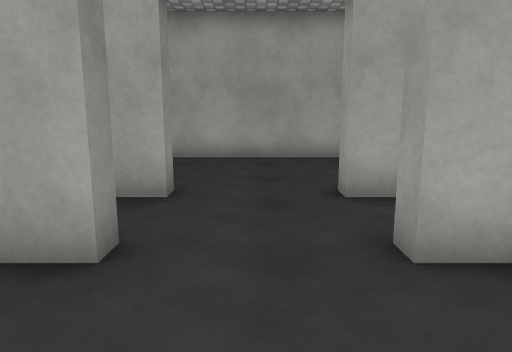
[1] (above)

16 first-person views from a walk through a scene from a Unity 3-D project. The camera is 1.3 m above the floor, tilts 10° down and sees 70° across. The floor is counted in squares, 1 m on a side. Each view is taken from the middle of a square. On the plan, view 1 faces up. The plan holds only what a view shows up to about 15 squares ahead; the rest is blank. The place goes on beyond the plan. Door leaves are left out, so doorways stand open. Some surface patterns are stand-ins.

[2]
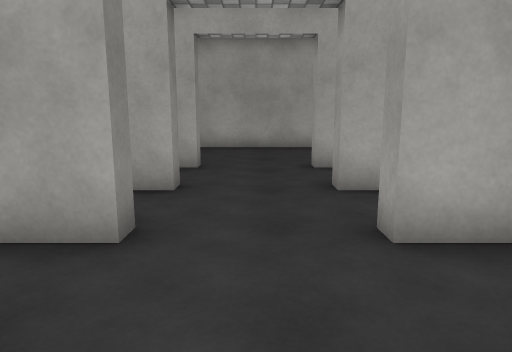

[3]
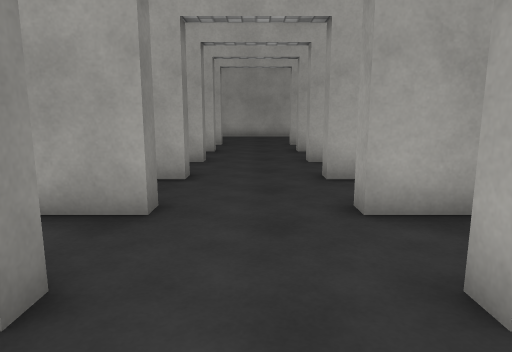

[4]
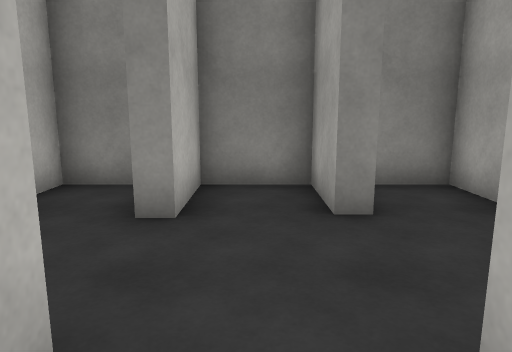

[5]
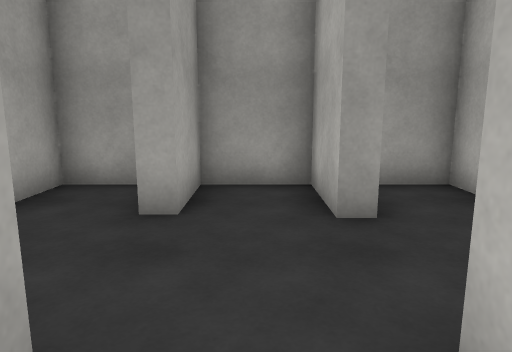

[6]
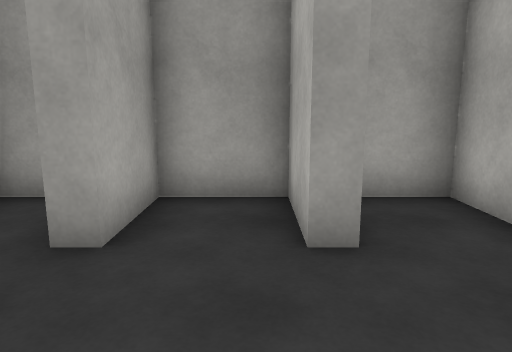

[7]
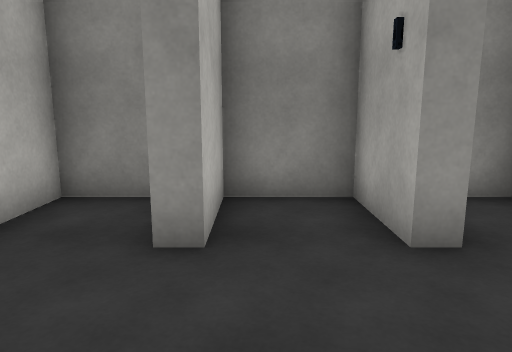

[8]
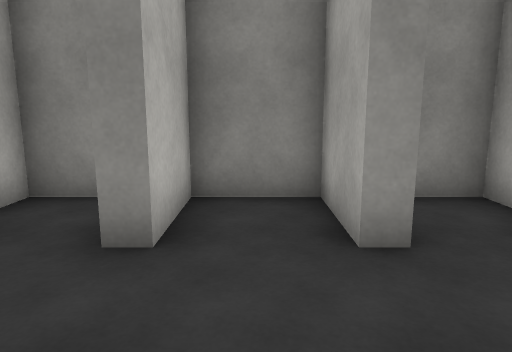

[9]
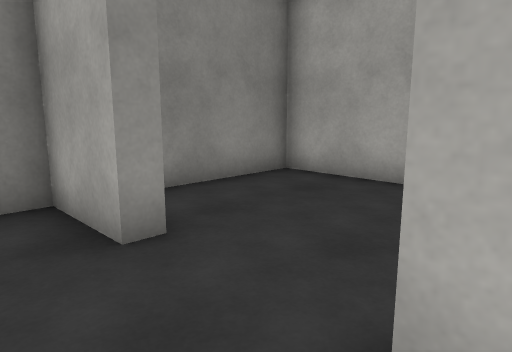

[10]
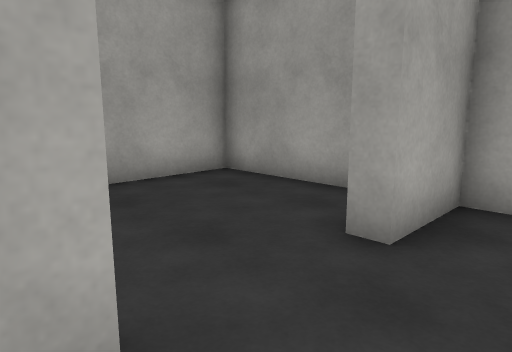

[11]
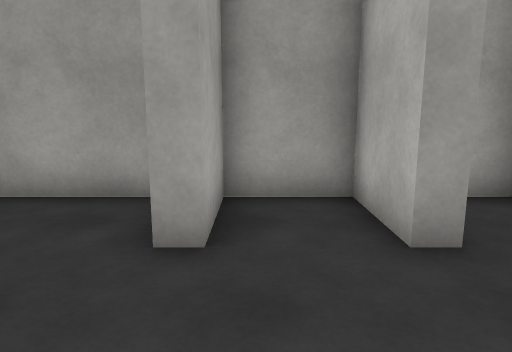

[12]
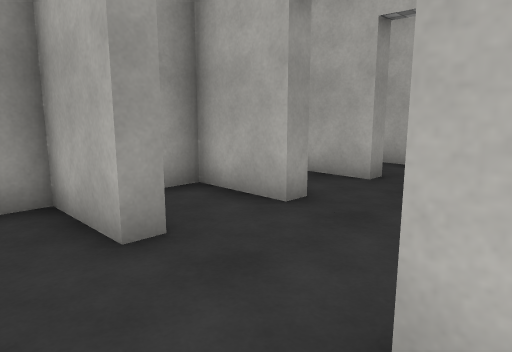

[13]
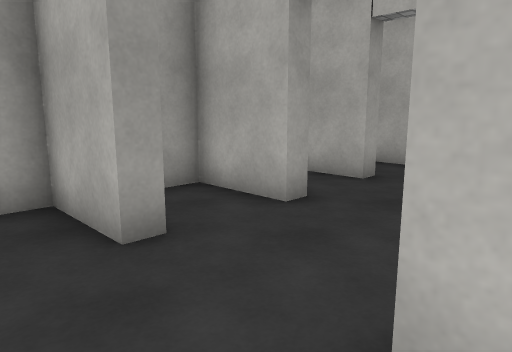

[14]
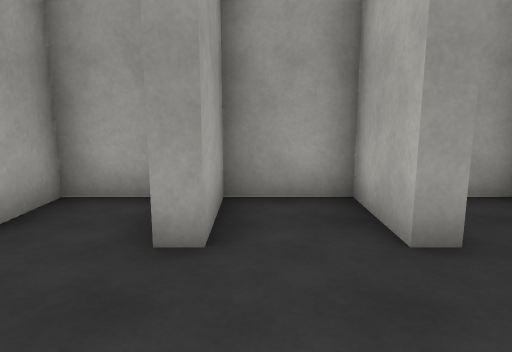

[15]
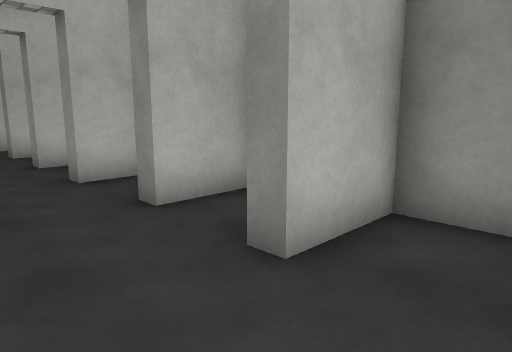

[16]
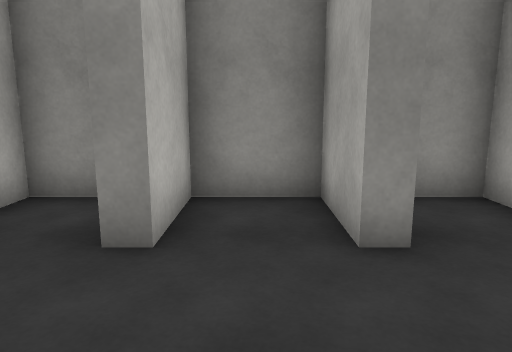

### Floor plan
Ten units are one square. View 1 is at (0, 0); x grows to the right and y downward. Boxes are objects, and circles mark ways between rooms. Rooms are numbered by the first view taken in them; rooms with no view inside come last. Other rooms are left out.
<svg viewBox="-40 -110 80 260">
<path fill="none" stroke="#000" d="M20 20 14 20 14 15 35 15 35 -5 14 -5 14 -10 35 -10 35 -30 14 -30 14 -35M35 59 35 45 14 45 14 40 35 40 35 32M14 121 14 115 35 115 35 95 14 95 14 90 35 90 35 70 14 70 14 65 29 65M-35 126 -35 140 -14 140 -14 145M-14 -35 -14 -30 -35 -30 -35 -10 -14 -10 -14 -5 -35 -5 -35 15 -14 15 -14 20 -35 20 -35 40 -14 40 -14 45 -35 45 -35 65 -14 65 -14 70 -35 70 -35 90 -14 90 -14 95 -35 95 -35 115 -14 115 -14 120M21 140 35 140 35 126M14 -35 35 -35 35 -55 14 -55M-14 -55 -35 -55 -35 -44M-19 -35 -14 -35M35 -66 35 -105 -5 -105M-5 -105 -35 -105 -35 -72"/>
<circle cx="5" cy="-30" r="3" fill="#2a7"/>
<circle cx="-6" cy="-60" r="3" fill="#2a7"/>
<circle cx="-10" cy="-95" r="3" fill="#2a7"/>
<text x="0" y="50">1</text>
<text x="10" y="-50">2</text>
<text x="-30" y="-50">3</text>
<text x="10" y="-90">4</text>
<text x="-20" y="-90">5</text>
</svg>
Room 1 opens to room 2. Room 2 opens to room 4. Room 4 opens to room 5.

Where each view was taken, in squares from view 1:
view 1: 0 up, 0 right, facing up
view 2: 3 down, 0 right, facing up
view 3: 9 down, 0 right, facing up
view 4: 8 down, 3 right, facing left
view 5: 8 down, 3 left, facing right
view 6: 11 down, 2 left, facing right
view 7: 11 down, 2 right, facing left
view 8: 2 up, 2 right, facing left
view 9: 4 up, 2 right, facing up-left
view 10: 4 up, 2 left, facing up-right
view 11: 5 up, 2 left, facing right
view 12: 5 up, 2 left, facing down-right
view 13: 0 up, 2 left, facing down-right
view 14: 0 up, 2 left, facing right
view 15: 2 down, 1 right, facing down-left
view 16: 3 down, 2 right, facing left
